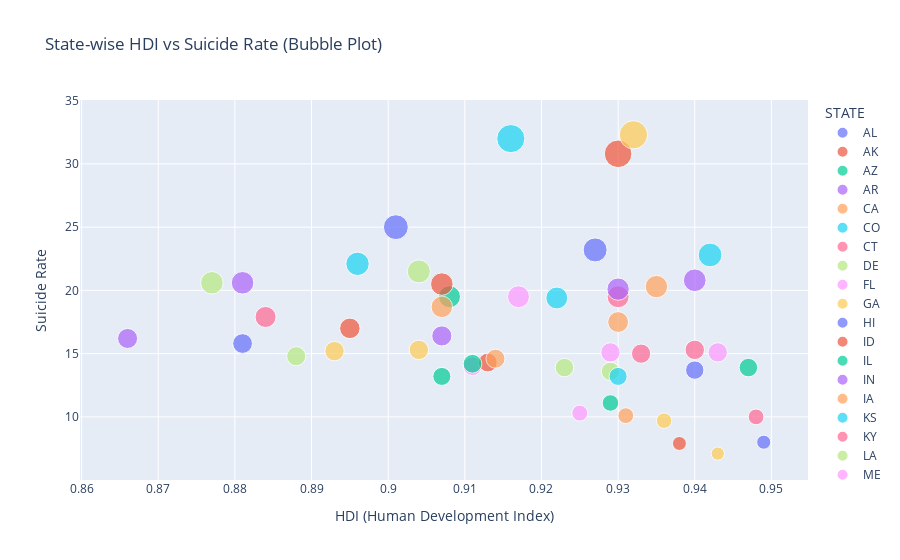

Notebook code cell kept with this figure:
### Markdown cell above
The Human Development Index (HDI) is a widely recognized metric that serves as a measure of overall development and well-being in societies worldwide. It encompasses three key dimensions: health, education, and standard of living. 
By combining these components, the HDI offers a comprehensive snapshot of a nation's development status, making it a valuable tool for policymakers, researchers, and organizations seeking to assess and improve the well-being of populations around the world.

Examining the relationship between the Human Development Index (HDI) and suicide rates is a crucial aspect of the research because it delves into the multifaceted dynamics of societal well-being and its impact on mental health outcomes. By investigating this relationship, I aim to uncover critical insights into the factors that contribute to suicide rates across different states.

### Code cell
import pandas as pd
import plotly.express as px

# Load the data into a DataFrame named 'df'
df = pd.read_csv("CSV_DATA/HDI/HDI_vs_RATE.csv", delimiter=';')

# Create a bubble plot with Plotly Express
fig = px.scatter(
    df,
    x='Value',      # HDI column name
    y='RATE',       # Suicide Rate column name
    #text='STATE',   # State column name for hover text
    labels={'Value': 'HDI (Human Development Index)', 'RATE': 'Suicide Rate'},
    title='State-wise HDI vs Suicide Rate (Bubble Plot)',
    size='RATE',    # Size of the bubble based on suicide rate
    color='STATE'   # Color each bubble by state
)

# Customize the appearance of the plot
fig.update_traces(marker=dict(opacity=0.7),
                  textposition='top center')

# Show the plot
fig.show()

### Figure 1 — Plotly figure (JSON) as saved in the notebook; plotly's stock layout.template omitted (floating-point values rounded to 4 significant figures)
{"data": [{"hovertemplate": "STATE=AL<br>HDI (Human Development Index)=%{x}<br>Suicide Rate=%{marker.size}<extra></extra>", "legendgroup": "AL", "marker": {"color": "#636efa", "opacity": 0.7, "size": [15.8], "sizemode": "area", "sizeref": 0.08075, "symbol": "circle"}, "mode": "markers", "name": "AL", "orientation": "v", "showlegend": true, "textposition": "top center", "type": "scatter", "x": [0.881], "xaxis": "x", "y": [15.8], "yaxis": "y"}, {"hovertemplate": "STATE=AK<br>HDI (Human Development Index)=%{x}<br>Suicide Rate=%{marker.size}<extra></extra>", "legendgroup": "AK", "marker": {"color": "#EF553B", "opacity": 0.7, "size": [30.8], "sizemode": "area", "sizeref": 0.08075, "symbol": "circle"}, "mode": "markers", "name": "AK", "orientation": "v", "showlegend": true, "textposition": "top center", "type": "scatter", "x": [0.93], "xaxis": "x", "y": [30.8], "yaxis": "y"}, {"hovertemplate": "STATE=AZ<br>HDI (Human Development Index)=%{x}<br>Suicide Rate=%{marker.size}<extra></extra>", "legendgroup": "AZ", "marker": {"color": "#00cc96", "opacity": 0.7, "size": [19.5], "sizemode": "area", "sizeref": 0.08075, "symbol": "circle"}, "mode": "markers", "name": "AZ", "orientation": "v", "showlegend": true, "textposition": "top center", "type": "scatter", "x": [0.908], "xaxis": "x", "y": [19.5], "yaxis": "y"}, {"hovertemplate": "STATE=AR<br>HDI (Human Development Index)=%{x}<br>Suicide Rate=%{marker.size}<extra></extra>", "legendgroup": "AR", "marker": {"color": "#ab63fa", "opacity": 0.7, "size": [20.6], "sizemode": "area", "sizeref": 0.08075, "symbol": "circle"}, "mode": "markers", "name": "AR", "orientation": "v", "showlegend": true, "textposition": "top center", "type": "scatter", "x": [0.881], "xaxis": "x", "y": [20.6], "yaxis": "y"}, {"hovertemplate": "STATE=CA<br>HDI (Human Development Index)=%{x}<br>Suicide Rate=%{marker.size}<extra></extra>", "legendgroup": "CA", "marker": {"color": "#FFA15A", "opacity": 0.7, "size": [10.1], "sizemode": "area", "sizeref": 0.08075, "symbol": "circle"}, "mode": "markers", "name": "CA", "orientation": "v", "showlegend": true, "textposition": "top center", "type": "scatter", "x": [0.931], "xaxis": "x", "y": [10.1], "yaxis": "y"}, {"hovertemplate": "STATE=CO<br>HDI (Human Development Index)=%{x}<br>Suicide Rate=%{marker.size}<extra></extra>", "legendgroup": "CO", "marker": {"color": "#19d3f3", "opacity": 0.7, "size": [22.8], "sizemode": "area", "sizeref": 0.08075, "symbol": "circle"}, "mode": "markers", "name": "CO", "orientation": "v", "showlegend": true, "textposition": "top center", "type": "scatter", "x": [0.942], "xaxis": "x", "y": [22.8], "yaxis": "y"}, {"hovertemplate": "STATE=CT<br>HDI (Human Development Index)=%{x}<br>Suicide Rate=%{marker.size}<extra></extra>", "legendgroup": "CT", "marker": {"color": "#FF6692", "opacity": 0.7, "size": [10], "sizemode": "area", "sizeref": 0.08075, "symbol": "circle"}, "mode": "markers", "name": "CT", "orientation": "v", "showlegend": true, "textposition": "top center", "type": "scatter", "x": [0.948], "xaxis": "x", "y": [10], "yaxis": "y"}, {"hovertemplate": "STATE=DE<br>HDI (Human Development Index)=%{x}<br>Suicide Rate=%{marker.size}<extra></extra>", "legendgroup": "DE", "marker": {"color": "#B6E880", "opacity": 0.7, "size": [13.6], "sizemode": "area", "sizeref": 0.08075, "symbol": "circle"}, "mode": "markers", "name": "DE", "orientation": "v", "showlegend": true, "textposition": "top center", "type": "scatter", "x": [0.929], "xaxis": "x", "y": [13.6], "yaxis": "y"}, {"hovertemplate": "STATE=FL<br>HDI (Human Development Index)=%{x}<br>Suicide Rate=%{marker.size}<extra></extra>", "legendgroup": "FL", "marker": {"color": "#FF97FF", "opacity": 0.7, "size": [14], "sizemode": "area", "sizeref": 0.08075, "symbol": "circle"}, "mode": "markers", "name": "FL", "orientation": "v", "showlegend": true, "textposition": "top center", "type": "scatter", "x": [0.911], "xaxis": "x", "y": [14], "yaxis": "y"}, {"hovertemplate": "STATE=GA<br>HDI (Human Development Index)=%{x}<br>Suicide Rate=%{marker.size}<extra></extra>", "legendgroup": "GA", "marker": {"color": "#FECB52", "opacity": 0.7, "size": [15.3], "sizemode": "area", "sizeref": 0.08075, "symbol": "circle"}, "mode": "markers", "name": "GA", "orientation": "v", "showlegend": true, "textposition": "top center", "type": "scatter", "x": [0.904], "xaxis": "x", "y": [15.3], "yaxis": "y"}, {"hovertemplate": "STATE=HI<br>HDI (Human Development Index)=%{x}<br>Suicide Rate=%{marker.size}<extra></extra>", "legendgroup": "HI", "marker": {"color": "#636efa", "opacity": 0.7, "size": [13.7], "sizemode": "area", "sizeref": 0.08075, "symbol": "circle"}, "mode": "markers", "name": "HI", "orientation": "v", "showlegend": true, "textposition": "top center", "type": "scatter", "x": [0.94], "xaxis": "x", "y": [13.7], "yaxis": "y"}, {"hovertemplate": "STATE=ID<br>HDI (Human Development Index)=%{x}<br>Suicide Rate=%{marker.size}<extra></extra>", "legendgroup": "ID", "marker": {"color": "#EF553B", "opacity": 0.7, "size": [20.5], "sizemode": "area", "sizeref": 0.08075, "symbol": "circle"}, "mode": "markers", "name": "ID", "orientation": "v", "showlegend": true, "textposition": "top center", "type": "scatter", "x": [0.907], "xaxis": "x", "y": [20.5], "yaxis": "y"}, {"hovertemplate": "STATE=IL<br>HDI (Human Development Index)=%{x}<br>Suicide Rate=%{marker.size}<extra></extra>", "legendgroup": "IL", "marker": {"color": "#00cc96", "opacity": 0.7, "size": [11.1], "sizemode": "area", "sizeref": 0.08075, "symbol": "circle"}, "mode": "markers", "name": "IL", "orientation": "v", "showlegend": true, "textposition": "top center", "type": "scatter", "x": [0.929], "xaxis": "x", "y": [11.1], "yaxis": "y"}, {"hovertemplate": "STATE=IN<br>HDI (Human Development Index)=%{x}<br>Suicide Rate=%{marker.size}<extra></extra>", "legendgroup": "IN", "marker": {"color": "#ab63fa", "opacity": 0.7, "size": [16.4], "sizemode": "area", "sizeref": 0.08075, "symbol": "circle"}, "mode": "markers", "name": "IN", "orientation": "v", "showlegend": true, "textposition": "top center", "type": "scatter", "x": [0.907], "xaxis": "x", "y": [16.4], "yaxis": "y"}, {"hovertemplate": "STATE=IA<br>HDI (Human Development Index)=%{x}<br>Suicide Rate=%{marker.size}<extra></extra>", "legendgroup": "IA", "marker": {"color": "#FFA15A", "opacity": 0.7, "size": [17.5], "sizemode": "area", "sizeref": 0.08075, "symbol": "circle"}, "mode": "markers", "name": "IA", "orientation": "v", "showlegend": true, "textposition": "top center", "type": "scatter", "x": [0.93], "xaxis": "x", "y": [17.5], "yaxis": "y"}, {"hovertemplate": "STATE=KS<br>HDI (Human Development Index)=%{x}<br>Suicide Rate=%{marker.size}<extra></extra>", "legendgroup": "KS", "marker": {"color": "#19d3f3", "opacity": 0.7, "size": [19.4], "sizemode": "area", "sizeref": 0.08075, "symbol": "circle"}, "mode": "markers", "name": "KS", "orientation": "v", "showlegend": true, "textposition": "top center", "type": "scatter", "x": [0.922], "xaxis": "x", "y": [19.4], "yaxis": "y"}, {"hovertemplate": "STATE=KY<br>HDI (Human Development Index)=%{x}<br>Suicide Rate=%{marker.size}<extra></extra>", "legendgroup": "KY", "marker": {"color": "#FF6692", "opacity": 0.7, "size": [17.9], "sizemode": "area", "sizeref": 0.08075, "symbol": "circle"}, "mode": "markers", "name": "KY", "orientation": "v", "showlegend": true, "textposition": "top center", "type": "scatter", "x": [0.884], "xaxis": "x", "y": [17.9], "yaxis": "y"}, {"hovertemplate": "STATE=LA<br>HDI (Human Development Index)=%{x}<br>Suicide Rate=%{marker.size}<extra></extra>", "legendgroup": "LA", "marker": {"color": "#B6E880", "opacity": 0.7, "size": [14.8], "sizemode": "area", "sizeref": 0.08075, "symbol": "circle"}, "mode": "markers", "name": "LA", "orientation": "v", "showlegend": true, "textposition": "top center", "type": "scatter", "x": [0.888], "xaxis": "x", "y": [14.8], "yaxis": "y"}, {"hovertemplate": "STATE=ME<br>HDI (Human Development Index)=%{x}<br>Suicide Rate=%{marker.size}<extra></extra>", "legendgroup": "ME", "marker": {"color": "#FF97FF", "opacity": 0.7, "size": [19.5], "sizemode": "area", "sizeref": 0.08075, "symbol": "circle"}, "mode": "markers", "name": "ME", "orientation": "v", "showlegend": true, "textposition": "top center", "type": "scatter", "x": [0.917], "xaxis": "x", "y": [19.5], "yaxis": "y"}, {"hovertemplate": "STATE=MD<br>HDI (Human Development Index)=%{x}<br>Suicide Rate=%{marker.size}<extra></extra>", "legendgroup": "MD", "marker": {"color": "#FECB52", "opacity": 0.7, "size": [9.7], "sizemode": "area", "sizeref": 0.08075, "symbol": "circle"}, "mode": "markers", "name": "MD", "orientation": "v", "showlegend": true, "textposition": "top center", "type": "scatter", "x": [0.936], "xaxis": "x", "y": [9.7], "yaxis": "y"}, {"hovertemplate": "STATE=MA<br>HDI (Human Development Index)=%{x}<br>Suicide Rate=%{marker.size}<extra></extra>", "legendgroup": "MA", "marker": {"color": "#636efa", "opacity": 0.7, "size": [8], "sizemode": "area", "sizeref": 0.08075, "symbol": "circle"}, "mode": "markers", "name": "MA", "orientation": "v", "showlegend": true, "textposition": "top center", "type": "scatter", "x": [0.949], "xaxis": "x", "y": [8], "yaxis": "y"}, {"hovertemplate": "STATE=MI<br>HDI (Human Development Index)=%{x}<br>Suicide Rate=%{marker.size}<extra></extra>", "legendgroup": "MI", "marker": {"color": "#EF553B", "opacity": 0.7, "size": [14.3], "sizemode": "area", "sizeref": 0.08075, "symbol": "circle"}, "mode": "markers", "name": "MI", "orientation": "v", "showlegend": true, "textposition": "top center", "type": "scatter", "x": [0.913], "xaxis": "x", "y": [14.3], "yaxis": "y"}, {"hovertemplate": "STATE=MN<br>HDI (Human Development Index)=%{x}<br>Suicide Rate=%{marker.size}<extra></extra>", "legendgroup": "MN", "marker": {"color": "#00cc96", "opacity": 0.7, "size": [13.9], "sizemode": "area", "sizeref": 0.08075, "symbol": "circle"}, "mode": "markers", "name": "MN", "orientation": "v", "showlegend": true, "textposition": "top center", "type": "scatter", "x": [0.947], "xaxis": "x", "y": [13.9], "yaxis": "y"}, {"hovertemplate": "STATE=MS<br>HDI (Human Development Index)=%{x}<br>Suicide Rate=%{marker.size}<extra></extra>", "legendgroup": "MS", "marker": {"color": "#ab63fa", "opacity": 0.7, "size": [16.2], "sizemode": "area", "sizeref": 0.08075, "symbol": "circle"}, "mode": "markers", "name": "MS", "orientation": "v", "showlegend": true, "textposition": "top center", "type": "scatter", "x": [0.866], "xaxis": "x", "y": [16.2], "yaxis": "y"}, {"hovertemplate": "STATE=MO<br>HDI (Human Development Index)=%{x}<br>Suicide Rate=%{marker.size}<extra></extra>", "legendgroup": "MO", "marker": {"color": "#FFA15A", "opacity": 0.7, "size": [18.7], "sizemode": "area", "sizeref": 0.08075, "symbol": "circle"}, "mode": "markers", "name": "MO", "orientation": "v", "showlegend": true, "textposition": "top center", "type": "scatter", "x": [0.907], "xaxis": "x", "y": [18.7], "yaxis": "y"}, {"hovertemplate": "STATE=MT<br>HDI (Human Development Index)=%{x}<br>Suicide Rate=%{marker.size}<extra></extra>", "legendgroup": "MT", "marker": {"color": "#19d3f3", "opacity": 0.7, "size": [32], "sizemode": "area", "sizeref": 0.08075, "symbol": "circle"}, "mode": "markers", "name": "MT", "orientation": "v", "showlegend": true, "textposition": "top center", "type": "scatter", "x": [0.916], "xaxis": "x", "y": [32], "yaxis": "y"}, {"hovertemplate": "STATE=NE<br>HDI (Human Development Index)=%{x}<br>Suicide Rate=%{marker.size}<extra></extra>", "legendgroup": "NE", "marker": {"color": "#FF6692", "opacity": 0.7, "size": [15], "sizemode": "area", "sizeref": 0.08075, "symbol": "circle"}, "mode": "markers", "name": "NE", "orientation": "v", "showlegend": true, "textposition": "top center", "type": "scatter", "x": [0.933], "xaxis": "x", "y": [15], "yaxis": "y"}, {"hovertemplate": "STATE=NV<br>HDI (Human Development Index)=%{x}<br>Suicide Rate=%{marker.size}<extra></extra>", "legendgroup": "NV", "marker": {"color": "#B6E880", "opacity": 0.7, "size": [21.5], "sizemode": "area", "sizeref": 0.08075, "symbol": "circle"}, "mode": "markers", "name": "NV", "orientation": "v", "showlegend": true, "textposition": "top center", "type": "scatter", "x": [0.904], "xaxis": "x", "y": [21.5], "yaxis": "y"}, {"hovertemplate": "STATE=NH<br>HDI (Human Development Index)=%{x}<br>Suicide Rate=%{marker.size}<extra></extra>", "legendgroup": "NH", "marker": {"color": "#FF97FF", "opacity": 0.7, "size": [15.1], "sizemode": "area", "sizeref": 0.08075, "symbol": "circle"}, "mode": "markers", "name": "NH", "orientation": "v", "showlegend": true, "textposition": "top center", "type": "scatter", "x": [0.943], "xaxis": "x", "y": [15.1], "yaxis": "y"}, {"hovertemplate": "STATE=NJ<br>HDI (Human Development Index)=%{x}<br>Suicide Rate=%{marker.size}<extra></extra>", "legendgroup": "NJ", "marker": {"color": "#FECB52", "opacity": 0.7, "size": [7.1], "sizemode": "area", "sizeref": 0.08075, "symbol": "circle"}, "mode": "markers", "name": "NJ", "orientation": "v", "showlegend": true, "textposition": "top center", "type": "scatter", "x": [0.943], "xaxis": "x", "y": [7.1], "yaxis": "y"}, {"hovertemplate": "STATE=NM<br>HDI (Human Development Index)=%{x}<br>Suicide Rate=%{marker.size}<extra></extra>", "legendgroup": "NM", "marker": {"color": "#636efa", "opacity": 0.7, "size": [25], "sizemode": "area", "sizeref": 0.08075, "symbol": "circle"}, "mode": "markers", "name": "NM", "orientation": "v", "showlegend": true, "textposition": "top center", "type": "scatter", "x": [0.901], "xaxis": "x", "y": [25], "yaxis": "y"}, {"hovertemplate": "STATE=NY<br>HDI (Human Development Index)=%{x}<br>Suicide Rate=%{marker.size}<extra></extra>", "legendgroup": "NY", "marker": {"color": "#EF553B", "opacity": 0.7, "size": [7.9], "sizemode": "area", "sizeref": 0.08075, "symbol": "circle"}, "mode": "markers", "name": "NY", "orientation": "v", "showlegend": true, "textposition": "top center", "type": "scatter", "x": [0.938], "xaxis": "x", "y": [7.9], "yaxis": "y"}, {"hovertemplate": "STATE=NC<br>HDI (Human Development Index)=%{x}<br>Suicide Rate=%{marker.size}<extra></extra>", "legendgroup": "NC", "marker": {"color": "#00cc96", "opacity": 0.7, "size": [13.2], "sizemode": "area", "sizeref": 0.08075, "symbol": "circle"}, "mode": "markers", "name": "NC", "orientation": "v", "showlegend": true, "textposition": "top center", "type": "scatter", "x": [0.907], "xaxis": "x", "y": [13.2], "yaxis": "y"}, {"hovertemplate": "STATE=ND<br>HDI (Human Development Index)=%{x}<br>Suicide Rate=%{marker.size}<extra></extra>", "legendgroup": "ND", "marker": {"color": "#ab63fa", "opacity": 0.7, "size": [20.8], "sizemode": "area", "sizeref": 0.08075, "symbol": "circle"}, "mode": "markers", "name": "ND", "orientation": "v", "showlegend": true, "textposition": "top center", "type": "scatter", "x": [0.94], "xaxis": "x", "y": [20.8], "yaxis": "y"}, {"hovertemplate": "STATE=OH<br>HDI (Human Development Index)=%{x}<br>Suicide Rate=%{marker.size}<extra></extra>", "legendgroup": "OH", "marker": {"color": "#FFA15A", "opacity": 0.7, "size": [14.6], "sizemode": "area", "sizeref": 0.08075, "symbol": "circle"}, "mode": "markers", "name": "OH", "orientation": "v", "showlegend": true, "textposition": "top center", "type": "scatter", "x": [0.914], "xaxis": "x", "y": [14.6], "yaxis": "y"}, {"hovertemplate": "STATE=OK<br>HDI (Human Development Index)=%{x}<br>Suicide Rate=%{marker.size}<extra></extra>", "legendgroup": "OK", "marker": {"color": "#19d3f3", "opacity": 0.7, "size": [22.1], "sizemode": "area", "sizeref": 0.08075, "symbol": "circle"}, "mode": "markers", "name": "OK", "orientation": "v", "showlegend": true, "textposition": "top center", "type": "scatter", "x": [0.896], "xaxis": "x", "y": [22.1], "yaxis": "y"}, {"hovertemplate": "STATE=OR<br>HDI (Human Development Index)=%{x}<br>Suicide Rate=%{marker.size}<extra></extra>", "legendgroup": "OR", "marker": {"color": "#FF6692", "opacity": 0.7, "size": [19.5], "sizemode": "area", "sizeref": 0.08075, "symbol": "circle"}, "mode": "markers", "name": "OR", "orientation": "v", "showlegend": true, "textposition": "top center", "type": "scatter", "x": [0.93], "xaxis": "x", "y": [19.5], "yaxis": "y"}, {"hovertemplate": "STATE=PA<br>HDI (Human Development Index)=%{x}<br>Suicide Rate=%{marker.size}<extra></extra>", "legendgroup": "PA", "marker": {"color": "#B6E880", "opacity": 0.7, "size": [13.9], "sizemode": "area", "sizeref": 0.08075, "symbol": "circle"}, "mode": "markers", "name": "PA", "orientation": "v", "showlegend": true, "textposition": "top center", "type": "scatter", "x": [0.923], "xaxis": "x", "y": [13.9], "yaxis": "y"}, {"hovertemplate": "STATE=RI<br>HDI (Human Development Index)=%{x}<br>Suicide Rate=%{marker.size}<extra></extra>", "legendgroup": "RI", "marker": {"color": "#FF97FF", "opacity": 0.7, "size": [10.3], "sizemode": "area", "sizeref": 0.08075, "symbol": "circle"}, "mode": "markers", "name": "RI", "orientation": "v", "showlegend": true, "textposition": "top center", "type": "scatter", "x": [0.925], "xaxis": "x", "y": [10.3], "yaxis": "y"}, {"hovertemplate": "STATE=SC<br>HDI (Human Development Index)=%{x}<br>Suicide Rate=%{marker.size}<extra></extra>", "legendgroup": "SC", "marker": {"color": "#FECB52", "opacity": 0.7, "size": [15.2], "sizemode": "area", "sizeref": 0.08075, "symbol": "circle"}, "mode": "markers", "name": "SC", "orientation": "v", "showlegend": true, "textposition": "top center", "type": "scatter", "x": [0.893], "xaxis": "x", "y": [15.2], "yaxis": "y"}, {"hovertemplate": "STATE=SD<br>HDI (Human Development Index)=%{x}<br>Suicide Rate=%{marker.size}<extra></extra>", "legendgroup": "SD", "marker": {"color": "#636efa", "opacity": 0.7, "size": [23.2], "sizemode": "area", "sizeref": 0.08075, "symbol": "circle"}, "mode": "markers", "name": "SD", "orientation": "v", "showlegend": true, "textposition": "top center", "type": "scatter", "x": [0.927], "xaxis": "x", "y": [23.2], "yaxis": "y"}, {"hovertemplate": "STATE=TN<br>HDI (Human Development Index)=%{x}<br>Suicide Rate=%{marker.size}<extra></extra>", "legendgroup": "TN", "marker": {"color": "#EF553B", "opacity": 0.7, "size": [17], "sizemode": "area", "sizeref": 0.08075, "symbol": "circle"}, "mode": "markers", "name": "TN", "orientation": "v", "showlegend": true, "textposition": "top center", "type": "scatter", "x": [0.895], "xaxis": "x", "y": [17], "yaxis": "y"}, {"hovertemplate": "STATE=TX<br>HDI (Human Development Index)=%{x}<br>Suicide Rate=%{marker.size}<extra></extra>", "legendgroup": "TX", "marker": {"color": "#00cc96", "opacity": 0.7, "size": [14.2], "sizemode": "area", "sizeref": 0.08075, "symbol": "circle"}, "mode": "markers", "name": "TX", "orientation": "v", "showlegend": true, "textposition": "top center", "type": "scatter", "x": [0.911], "xaxis": "x", "y": [14.2], "yaxis": "y"}, {"hovertemplate": "STATE=UT<br>HDI (Human Development Index)=%{x}<br>Suicide Rate=%{marker.size}<extra></extra>", "legendgroup": "UT", "marker": {"color": "#ab63fa", "opacity": 0.7, "size": [20.1], "sizemode": "area", "sizeref": 0.08075, "symbol": "circle"}, "mode": "markers", "name": "UT", "orientation": "v", "showlegend": true, "textposition": "top center", "type": "scatter", "x": [0.93], "xaxis": "x", "y": [20.1], "yaxis": "y"}, {"hovertemplate": "STATE=VT<br>HDI (Human Development Index)=%{x}<br>Suicide Rate=%{marker.size}<extra></extra>", "legendgroup": "VT", "marker": {"color": "#FFA15A", "opacity": 0.7, "size": [20.3], "sizemode": "area", "sizeref": 0.08075, "symbol": "circle"}, "mode": "markers", "name": "VT", "orientation": "v", "showlegend": true, "textposition": "top center", "type": "scatter", "x": [0.935], "xaxis": "x", "y": [20.3], "yaxis": "y"}, {"hovertemplate": "STATE=VA<br>HDI (Human Development Index)=%{x}<br>Suicide Rate=%{marker.size}<extra></extra>", "legendgroup": "VA", "marker": {"color": "#19d3f3", "opacity": 0.7, "size": [13.2], "sizemode": "area", "sizeref": 0.08075, "symbol": "circle"}, "mode": "markers", "name": "VA", "orientation": "v", "showlegend": true, "textposition": "top center", "type": "scatter", "x": [0.93], "xaxis": "x", "y": [13.2], "yaxis": "y"}, {"hovertemplate": "STATE=WA<br>HDI (Human Development Index)=%{x}<br>Suicide Rate=%{marker.size}<extra></extra>", "legendgroup": "WA", "marker": {"color": "#FF6692", "opacity": 0.7, "size": [15.3], "sizemode": "area", "sizeref": 0.08075, "symbol": "circle"}, "mode": "markers", "name": "WA", "orientation": "v", "showlegend": true, "textposition": "top center", "type": "scatter", "x": [0.94], "xaxis": "x", "y": [15.3], "yaxis": "y"}, {"hovertemplate": "STATE=WV<br>HDI (Human Development Index)=%{x}<br>Suicide Rate=%{marker.size}<extra></extra>", "legendgroup": "WV", "marker": {"color": "#B6E880", "opacity": 0.7, "size": [20.6], "sizemode": "area", "sizeref": 0.08075, "symbol": "circle"}, "mode": "markers", "name": "WV", "orientation": "v", "showlegend": true, "textposition": "top center", "type": "scatter", "x": [0.877], "xaxis": "x", "y": [20.6], "yaxis": "y"}, {"hovertemplate": "STATE=WI<br>HDI (Human Development Index)=%{x}<br>Suicide Rate=%{marker.size}<extra></extra>", "legendgroup": "WI", "marker": {"color": "#FF97FF", "opacity": 0.7, "size": [15.1], "sizemode": "area", "sizeref": 0.08075, "symbol": "circle"}, "mode": "markers", "name": "WI", "orientation": "v", "showlegend": true, "textposition": "top center", "type": "scatter", "x": [0.929], "xaxis": "x", "y": [15.1], "yaxis": "y"}, {"hovertemplate": "STATE=WY<br>HDI (Human Development Index)=%{x}<br>Suicide Rate=%{marker.size}<extra></extra>", "legendgroup": "WY", "marker": {"color": "#FECB52", "opacity": 0.7, "size": [32.3], "sizemode": "area", "sizeref": 0.08075, "symbol": "circle"}, "mode": "markers", "name": "WY", "orientation": "v", "showlegend": true, "textposition": "top center", "type": "scatter", "x": [0.932], "xaxis": "x", "y": [32.3], "yaxis": "y"}], "layout": {"legend": {"itemsizing": "constant", "title": {"text": "STATE"}, "tracegroupgap": 0}, "title": {"text": "State-wise HDI vs Suicide Rate (Bubble Plot)"}, "xaxis": {"anchor": "y", "domain": [0, 1], "title": {"text": "HDI (Human Development Index)"}}, "yaxis": {"anchor": "x", "domain": [0, 1], "title": {"text": "Suicide Rate"}}}}
